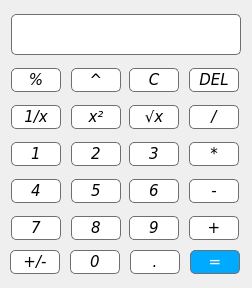
<?xml version="1.0" encoding="UTF-8"?>
<ui version="4.0">
 <class>Form</class>
 <widget class="QWidget" name="Form">
  <property name="geometry">
   <rect>
    <x>0</x>
    <y>0</y>
    <width>252</width>
    <height>288</height>
   </rect>
  </property>
  <property name="minimumSize">
   <size>
    <width>252</width>
    <height>288</height>
   </size>
  </property>
  <property name="maximumSize">
   <size>
    <width>252</width>
    <height>288</height>
   </size>
  </property>
  <property name="windowTitle">
   <string>Form</string>
  </property>
  <property name="styleSheet">
   <string notr="true"/>
  </property>
  <widget class="QLineEdit" name="lineEdit">
   <property name="geometry">
    <rect>
     <x>11</x>
     <y>14</y>
     <width>230</width>
     <height>41</height>
    </rect>
   </property>
   <property name="sizePolicy">
    <sizepolicy hsizetype="Expanding" vsizetype="Fixed">
     <horstretch>0</horstretch>
     <verstretch>0</verstretch>
    </sizepolicy>
   </property>
   <property name="font">
    <font>
     <family>Verdana</family>
     <pointsize>13</pointsize>
     <bold>true</bold>
    </font>
   </property>
   <property name="mouseTracking">
    <bool>false</bool>
   </property>
   <property name="toolTipDuration">
    <number>-1</number>
   </property>
   <property name="layoutDirection">
    <enum>Qt::RightToLeft</enum>
   </property>
   <property name="styleSheet">
    <string notr="true">background-color: rgb(255, 255, 255);
border: 1px solid #6f6f6f;
border-radius: 5px;
color: rgb(0, 0, 0);
</string>
   </property>
   <property name="readOnly">
    <bool>true</bool>
   </property>
  </widget>
  <widget class="QPushButton" name="pushButton_percent">
   <property name="geometry">
    <rect>
     <x>11</x>
     <y>68</y>
     <width>50</width>
     <height>24</height>
    </rect>
   </property>
   <property name="font">
    <font>
     <family>Verdana</family>
     <pointsize>11</pointsize>
     <italic>true</italic>
     <bold>false</bold>
    </font>
   </property>
   <property name="styleSheet">
    <string notr="true">QPushButton {
background-color: rgb(255, 255, 255);
border: 1px solid #6f6f6f;
border-radius: 5px;
color: rgb(0, 0, 0);
}
QPushButton::pressed{background-color: rgb(171, 171, 171);}
</string>
   </property>
   <property name="text">
    <string>%</string>
   </property>
  </widget>
  <widget class="QPushButton" name="pushButton_pow">
   <property name="geometry">
    <rect>
     <x>71</x>
     <y>68</y>
     <width>50</width>
     <height>24</height>
    </rect>
   </property>
   <property name="font">
    <font>
     <family>Verdana</family>
     <pointsize>11</pointsize>
     <italic>true</italic>
     <bold>false</bold>
    </font>
   </property>
   <property name="styleSheet">
    <string notr="true">QPushButton {
background-color: rgb(255, 255, 255);
border: 1px solid #6f6f6f;
border-radius: 5px;
color: rgb(0, 0, 0);
}
QPushButton::pressed{background-color: rgb(171, 171, 171);}
</string>
   </property>
   <property name="text">
    <string>^</string>
   </property>
  </widget>
  <widget class="QPushButton" name="pushButton_C">
   <property name="geometry">
    <rect>
     <x>129</x>
     <y>68</y>
     <width>50</width>
     <height>24</height>
    </rect>
   </property>
   <property name="font">
    <font>
     <family>Verdana</family>
     <pointsize>11</pointsize>
     <italic>true</italic>
     <bold>false</bold>
    </font>
   </property>
   <property name="styleSheet">
    <string notr="true">QPushButton {
background-color: rgb(255, 255, 255);
border: 1px solid #6f6f6f;
border-radius: 5px;
color: rgb(0, 0, 0);
}
QPushButton::pressed{background-color: rgb(171, 171, 171);}
</string>
   </property>
   <property name="text">
    <string>C</string>
   </property>
  </widget>
  <widget class="QPushButton" name="pushButton_del">
   <property name="geometry">
    <rect>
     <x>189</x>
     <y>68</y>
     <width>50</width>
     <height>24</height>
    </rect>
   </property>
   <property name="font">
    <font>
     <family>Verdana</family>
     <pointsize>11</pointsize>
     <italic>true</italic>
     <bold>false</bold>
    </font>
   </property>
   <property name="styleSheet">
    <string notr="true">QPushButton {
background-color: rgb(255, 255, 255);
border: 1px solid #6f6f6f;
border-radius: 5px;
color: rgb(0, 0, 0);
}
QPushButton::pressed{background-color: rgb(171, 171, 171);}
</string>
   </property>
   <property name="text">
    <string>DEL</string>
   </property>
  </widget>
  <widget class="QPushButton" name="pushButton_rev">
   <property name="geometry">
    <rect>
     <x>11</x>
     <y>105</y>
     <width>50</width>
     <height>24</height>
    </rect>
   </property>
   <property name="font">
    <font>
     <family>Verdana</family>
     <pointsize>11</pointsize>
     <italic>true</italic>
     <bold>false</bold>
    </font>
   </property>
   <property name="styleSheet">
    <string notr="true">QPushButton {
background-color: rgb(255, 255, 255);
border: 1px solid #6f6f6f;
border-radius: 5px;
color: rgb(0, 0, 0);
}
QPushButton::pressed{background-color: rgb(171, 171, 171);}
</string>
   </property>
   <property name="text">
    <string>1/x</string>
   </property>
  </widget>
  <widget class="QPushButton" name="pushButton_sqr">
   <property name="geometry">
    <rect>
     <x>71</x>
     <y>105</y>
     <width>50</width>
     <height>24</height>
    </rect>
   </property>
   <property name="font">
    <font>
     <family>Verdana</family>
     <pointsize>11</pointsize>
     <italic>true</italic>
     <bold>false</bold>
    </font>
   </property>
   <property name="styleSheet">
    <string notr="true">QPushButton {
background-color: rgb(255, 255, 255);
border: 1px solid #6f6f6f;
border-radius: 5px;
color: rgb(0, 0, 0);
}
QPushButton::pressed{background-color: rgb(171, 171, 171);}
</string>
   </property>
   <property name="text">
    <string>х²</string>
   </property>
  </widget>
  <widget class="QPushButton" name="pushButton_sqrt">
   <property name="geometry">
    <rect>
     <x>129</x>
     <y>105</y>
     <width>50</width>
     <height>24</height>
    </rect>
   </property>
   <property name="font">
    <font>
     <family>Verdana</family>
     <pointsize>11</pointsize>
     <italic>true</italic>
     <bold>false</bold>
    </font>
   </property>
   <property name="styleSheet">
    <string notr="true">QPushButton {
background-color: rgb(255, 255, 255);
border: 1px solid #6f6f6f;
border-radius: 5px;
color: rgb(0, 0, 0);
}
QPushButton::pressed{background-color: rgb(171, 171, 171);}
</string>
   </property>
   <property name="text">
    <string>√x</string>
   </property>
  </widget>
  <widget class="QPushButton" name="pushButton_div">
   <property name="geometry">
    <rect>
     <x>189</x>
     <y>105</y>
     <width>50</width>
     <height>24</height>
    </rect>
   </property>
   <property name="font">
    <font>
     <family>Verdana</family>
     <pointsize>11</pointsize>
     <italic>true</italic>
     <bold>false</bold>
    </font>
   </property>
   <property name="styleSheet">
    <string notr="true">QPushButton {
background-color: rgb(255, 255, 255);
border: 1px solid #6f6f6f;
border-radius: 5px;
color: rgb(0, 0, 0);
}
QPushButton::pressed{background-color: rgb(171, 171, 171);}
</string>
   </property>
   <property name="text">
    <string>/</string>
   </property>
  </widget>
  <widget class="QPushButton" name="pushButton_1">
   <property name="geometry">
    <rect>
     <x>11</x>
     <y>142</y>
     <width>50</width>
     <height>24</height>
    </rect>
   </property>
   <property name="font">
    <font>
     <family>Verdana</family>
     <pointsize>11</pointsize>
     <italic>true</italic>
     <bold>false</bold>
    </font>
   </property>
   <property name="styleSheet">
    <string notr="true">QPushButton {
background-color: rgb(255, 255, 255);
border: 1px solid #6f6f6f;
border-radius: 5px;
color: rgb(0, 0, 0);
}
QPushButton::pressed{background-color: rgb(171, 171, 171);}
</string>
   </property>
   <property name="text">
    <string>1</string>
   </property>
  </widget>
  <widget class="QPushButton" name="pushButton_2">
   <property name="geometry">
    <rect>
     <x>71</x>
     <y>142</y>
     <width>50</width>
     <height>24</height>
    </rect>
   </property>
   <property name="font">
    <font>
     <family>Verdana</family>
     <pointsize>11</pointsize>
     <italic>true</italic>
     <bold>false</bold>
    </font>
   </property>
   <property name="styleSheet">
    <string notr="true">QPushButton {
background-color: rgb(255, 255, 255);
border: 1px solid #6f6f6f;
border-radius: 5px;
color: rgb(0, 0, 0);
}
QPushButton::pressed{background-color: rgb(171, 171, 171);}
</string>
   </property>
   <property name="text">
    <string>2</string>
   </property>
  </widget>
  <widget class="QPushButton" name="pushButton_3">
   <property name="geometry">
    <rect>
     <x>129</x>
     <y>142</y>
     <width>50</width>
     <height>24</height>
    </rect>
   </property>
   <property name="font">
    <font>
     <family>Verdana</family>
     <pointsize>11</pointsize>
     <italic>true</italic>
     <bold>false</bold>
    </font>
   </property>
   <property name="styleSheet">
    <string notr="true">QPushButton {
background-color: rgb(255, 255, 255);
border: 1px solid #6f6f6f;
border-radius: 5px;
color: rgb(0, 0, 0);
}
QPushButton::pressed{background-color: rgb(171, 171, 171);}
</string>
   </property>
   <property name="text">
    <string>3</string>
   </property>
  </widget>
  <widget class="QPushButton" name="pushButton_mul">
   <property name="geometry">
    <rect>
     <x>189</x>
     <y>142</y>
     <width>50</width>
     <height>24</height>
    </rect>
   </property>
   <property name="font">
    <font>
     <family>Verdana</family>
     <pointsize>11</pointsize>
     <italic>true</italic>
     <bold>false</bold>
    </font>
   </property>
   <property name="styleSheet">
    <string notr="true">QPushButton {
background-color: rgb(255, 255, 255);
border: 1px solid #6f6f6f;
border-radius: 5px;
color: rgb(0, 0, 0);
}
QPushButton::pressed{background-color: rgb(171, 171, 171);}
</string>
   </property>
   <property name="text">
    <string>*</string>
   </property>
  </widget>
  <widget class="QPushButton" name="pushButton_4">
   <property name="geometry">
    <rect>
     <x>11</x>
     <y>179</y>
     <width>50</width>
     <height>24</height>
    </rect>
   </property>
   <property name="font">
    <font>
     <family>Verdana</family>
     <pointsize>11</pointsize>
     <italic>true</italic>
     <bold>false</bold>
    </font>
   </property>
   <property name="styleSheet">
    <string notr="true">QPushButton {
background-color: rgb(255, 255, 255);
border: 1px solid #6f6f6f;
border-radius: 5px;
color: rgb(0, 0, 0);
}
QPushButton::pressed{background-color: rgb(171, 171, 171);}
</string>
   </property>
   <property name="text">
    <string>4</string>
   </property>
  </widget>
  <widget class="QPushButton" name="pushButton_5">
   <property name="geometry">
    <rect>
     <x>71</x>
     <y>179</y>
     <width>50</width>
     <height>24</height>
    </rect>
   </property>
   <property name="font">
    <font>
     <family>Verdana</family>
     <pointsize>11</pointsize>
     <italic>true</italic>
     <bold>false</bold>
    </font>
   </property>
   <property name="styleSheet">
    <string notr="true">QPushButton {
background-color: rgb(255, 255, 255);
border: 1px solid #6f6f6f;
border-radius: 5px;
color: rgb(0, 0, 0);
}
QPushButton::pressed{background-color: rgb(171, 171, 171);}
</string>
   </property>
   <property name="text">
    <string>5</string>
   </property>
  </widget>
  <widget class="QPushButton" name="pushButton_6">
   <property name="geometry">
    <rect>
     <x>129</x>
     <y>179</y>
     <width>50</width>
     <height>24</height>
    </rect>
   </property>
   <property name="font">
    <font>
     <family>Verdana</family>
     <pointsize>11</pointsize>
     <italic>true</italic>
     <bold>false</bold>
    </font>
   </property>
   <property name="styleSheet">
    <string notr="true">QPushButton {
background-color: rgb(255, 255, 255);
border: 1px solid #6f6f6f;
border-radius: 5px;
color: rgb(0, 0, 0);
}
QPushButton::pressed{background-color: rgb(171, 171, 171);}
</string>
   </property>
   <property name="text">
    <string>6</string>
   </property>
  </widget>
  <widget class="QPushButton" name="pushButton_minus">
   <property name="geometry">
    <rect>
     <x>189</x>
     <y>179</y>
     <width>50</width>
     <height>24</height>
    </rect>
   </property>
   <property name="font">
    <font>
     <family>Verdana</family>
     <pointsize>11</pointsize>
     <italic>true</italic>
     <bold>false</bold>
    </font>
   </property>
   <property name="styleSheet">
    <string notr="true">QPushButton {
background-color: rgb(255, 255, 255);
border: 1px solid #6f6f6f;
border-radius: 5px;
color: rgb(0, 0, 0);
}
QPushButton::pressed{background-color: rgb(171, 171, 171);}
</string>
   </property>
   <property name="text">
    <string>-</string>
   </property>
  </widget>
  <widget class="QPushButton" name="pushButton_7">
   <property name="geometry">
    <rect>
     <x>11</x>
     <y>216</y>
     <width>50</width>
     <height>24</height>
    </rect>
   </property>
   <property name="font">
    <font>
     <family>Verdana</family>
     <pointsize>11</pointsize>
     <italic>true</italic>
     <bold>false</bold>
    </font>
   </property>
   <property name="styleSheet">
    <string notr="true">QPushButton {
background-color: rgb(255, 255, 255);
border: 1px solid #6f6f6f;
border-radius: 5px;
color: rgb(0, 0, 0);
}
QPushButton::pressed{background-color: rgb(171, 171, 171);}
</string>
   </property>
   <property name="text">
    <string>7</string>
   </property>
  </widget>
  <widget class="QPushButton" name="pushButton_8">
   <property name="geometry">
    <rect>
     <x>71</x>
     <y>216</y>
     <width>50</width>
     <height>24</height>
    </rect>
   </property>
   <property name="font">
    <font>
     <family>Verdana</family>
     <pointsize>11</pointsize>
     <italic>true</italic>
     <bold>false</bold>
    </font>
   </property>
   <property name="styleSheet">
    <string notr="true">QPushButton {
background-color: rgb(255, 255, 255);
border: 1px solid #6f6f6f;
border-radius: 5px;
color: rgb(0, 0, 0);
}
QPushButton::pressed{background-color: rgb(171, 171, 171);}
</string>
   </property>
   <property name="text">
    <string>8</string>
   </property>
  </widget>
  <widget class="QPushButton" name="pushButton_9">
   <property name="geometry">
    <rect>
     <x>129</x>
     <y>216</y>
     <width>50</width>
     <height>24</height>
    </rect>
   </property>
   <property name="font">
    <font>
     <family>Verdana</family>
     <pointsize>11</pointsize>
     <italic>true</italic>
     <bold>false</bold>
    </font>
   </property>
   <property name="styleSheet">
    <string notr="true">QPushButton {
background-color: rgb(255, 255, 255);
border: 1px solid #6f6f6f;
border-radius: 5px;
color: rgb(0, 0, 0);
}
QPushButton::pressed{background-color: rgb(171, 171, 171);}
</string>
   </property>
   <property name="text">
    <string>9</string>
   </property>
  </widget>
  <widget class="QPushButton" name="pushButton_plus">
   <property name="geometry">
    <rect>
     <x>189</x>
     <y>216</y>
     <width>50</width>
     <height>24</height>
    </rect>
   </property>
   <property name="font">
    <font>
     <family>Verdana</family>
     <pointsize>11</pointsize>
     <italic>true</italic>
     <bold>false</bold>
    </font>
   </property>
   <property name="styleSheet">
    <string notr="true">QPushButton {
background-color: rgb(255, 255, 255);
border: 1px solid #6f6f6f;
border-radius: 5px;
color: rgb(0, 0, 0);
}
QPushButton::pressed{background-color: rgb(171, 171, 171);}
</string>
   </property>
   <property name="text">
    <string>+</string>
   </property>
  </widget>
  <widget class="QPushButton" name="pushButton_neg">
   <property name="geometry">
    <rect>
     <x>10</x>
     <y>250</y>
     <width>50</width>
     <height>24</height>
    </rect>
   </property>
   <property name="font">
    <font>
     <family>Verdana</family>
     <pointsize>11</pointsize>
     <italic>true</italic>
     <bold>false</bold>
    </font>
   </property>
   <property name="styleSheet">
    <string notr="true">QPushButton {
background-color: rgb(255, 255, 255);
border: 1px solid #6f6f6f;
border-radius: 5px;
color: rgb(0, 0, 0);
}
QPushButton::pressed{background-color: rgb(171, 171, 171);}
</string>
   </property>
   <property name="text">
    <string>+/-</string>
   </property>
  </widget>
  <widget class="QPushButton" name="pushButton_0">
   <property name="geometry">
    <rect>
     <x>70</x>
     <y>250</y>
     <width>50</width>
     <height>24</height>
    </rect>
   </property>
   <property name="font">
    <font>
     <family>Verdana</family>
     <pointsize>11</pointsize>
     <italic>true</italic>
     <bold>false</bold>
    </font>
   </property>
   <property name="styleSheet">
    <string notr="true">QPushButton {
background-color: rgb(255, 255, 255);
border: 1px solid #6f6f6f;
border-radius: 5px;
color: rgb(0, 0, 0);
}
QPushButton::pressed{background-color: rgb(171, 171, 171);}
</string>
   </property>
   <property name="text">
    <string>0</string>
   </property>
  </widget>
  <widget class="QPushButton" name="pushButton_dot">
   <property name="geometry">
    <rect>
     <x>130</x>
     <y>250</y>
     <width>50</width>
     <height>24</height>
    </rect>
   </property>
   <property name="font">
    <font>
     <family>Verdana</family>
     <pointsize>11</pointsize>
     <italic>true</italic>
     <bold>false</bold>
    </font>
   </property>
   <property name="styleSheet">
    <string notr="true">QPushButton {
background-color: rgb(255, 255, 255);
border: 1px solid #6f6f6f;
border-radius: 5px;
color: rgb(0, 0, 0);
}
QPushButton::pressed{background-color: rgb(171, 171, 171);}
</string>
   </property>
   <property name="text">
    <string>.</string>
   </property>
  </widget>
  <widget class="QPushButton" name="pushButton_eq">
   <property name="geometry">
    <rect>
     <x>190</x>
     <y>250</y>
     <width>50</width>
     <height>24</height>
    </rect>
   </property>
   <property name="font">
    <font>
     <family>Verdana</family>
     <pointsize>11</pointsize>
     <italic>true</italic>
     <bold>false</bold>
    </font>
   </property>
   <property name="styleSheet">
    <string notr="true">QPushButton {
background-color: rgb(0, 170, 255);
border: 1px solid #6f6f6f;
border-radius: 5px;
color: rgb(255, 255, 255);
}
QPushButton::pressed{background-color: rgb(171, 171, 171);}
</string>
   </property>
   <property name="text">
    <string>=</string>
   </property>
  </widget>
 </widget>
 <resources/>
 <connections/>
</ui>
